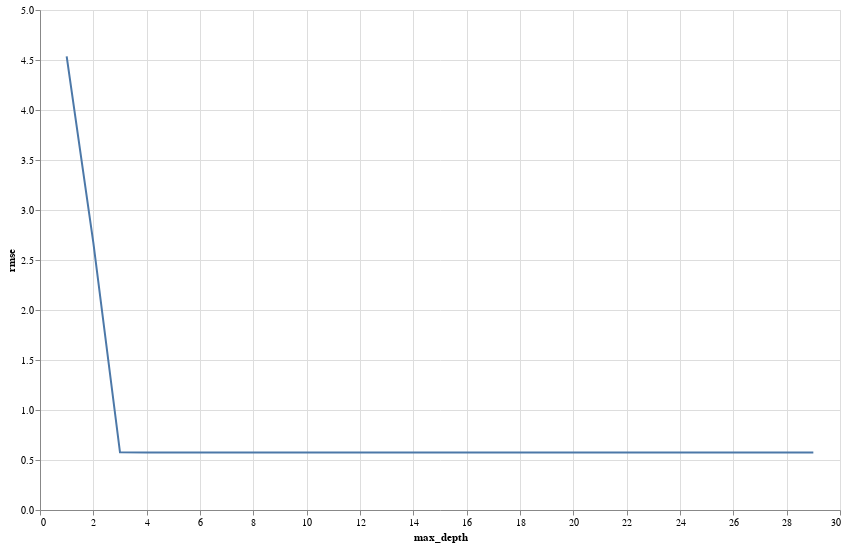

Write notebook code for a chart like this one.
### Code cell
plot_max_depth_rmse(max_depths, rmses_oe)

### Figure 1 — Vega-Lite specification as saved in the notebook (floating-point values rounded to 4 significant figures)
{"config": {"view": {"continuousWidth": 400, "continuousHeight": 300}}, "data": {"name": "data-14f7c671fb1d5388ce6308ceebc2d6bc"}, "mark": "line", "encoding": {"x": {"field": "max_depth", "type": "quantitative"}, "y": {"field": "rmse", "type": "quantitative"}}, "height": 500, "selection": {"selector002": {"type": "interval", "bind": "scales", "encodings": ["x", "y"]}}, "width": 800, "$schema": "https://vega.github.io/schema/vega-lite/v4.17.0.json", "datasets": {"data-14f7c671fb1d5388ce6308ceebc2d6bc": [{"max_depth": 1, "rmse": 4.537}, {"max_depth": 2, "rmse": 2.673}, {"max_depth": 3, "rmse": 0.5766}, {"max_depth": 4, "rmse": 0.5741}, {"max_depth": 5, "rmse": 0.5741}, {"max_depth": 6, "rmse": 0.5741}, {"max_depth": 7, "rmse": 0.5741}, {"max_depth": 8, "rmse": 0.5741}, {"max_depth": 9, "rmse": 0.5741}, {"max_depth": 10, "rmse": 0.5741}, {"max_depth": 11, "rmse": 0.5741}, {"max_depth": 12, "rmse": 0.5741}, {"max_depth": 13, "rmse": 0.5741}, {"max_depth": 14, "rmse": 0.5741}, {"max_depth": 15, "rmse": 0.5741}, {"max_depth": 16, "rmse": 0.5741}, {"max_depth": 17, "rmse": 0.5741}, {"max_depth": 18, "rmse": 0.5741}, {"max_depth": 19, "rmse": 0.5741}, {"max_depth": 20, "rmse": 0.5741}, {"max_depth": 21, "rmse": 0.5741}, {"max_depth": 22, "rmse": 0.5741}, {"max_depth": 23, "rmse": 0.5741}, {"max_depth": 24, "rmse": 0.5741}, {"max_depth": 25, "rmse": 0.5741}, {"max_depth": 26, "rmse": 0.5741}, {"max_depth": 27, "rmse": 0.5741}, {"max_depth": 28, "rmse": 0.5741}, {"max_depth": 29, "rmse": 0.5741}]}}
